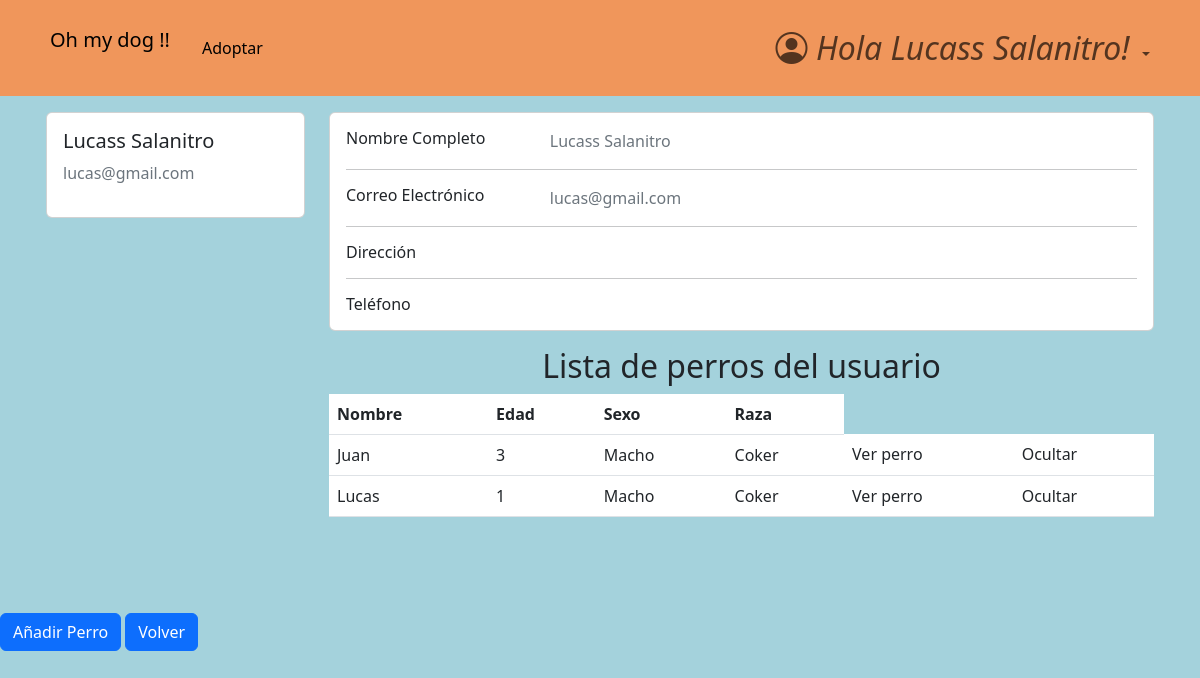
The app's page /accounts/profile/3 (signed in), older data.
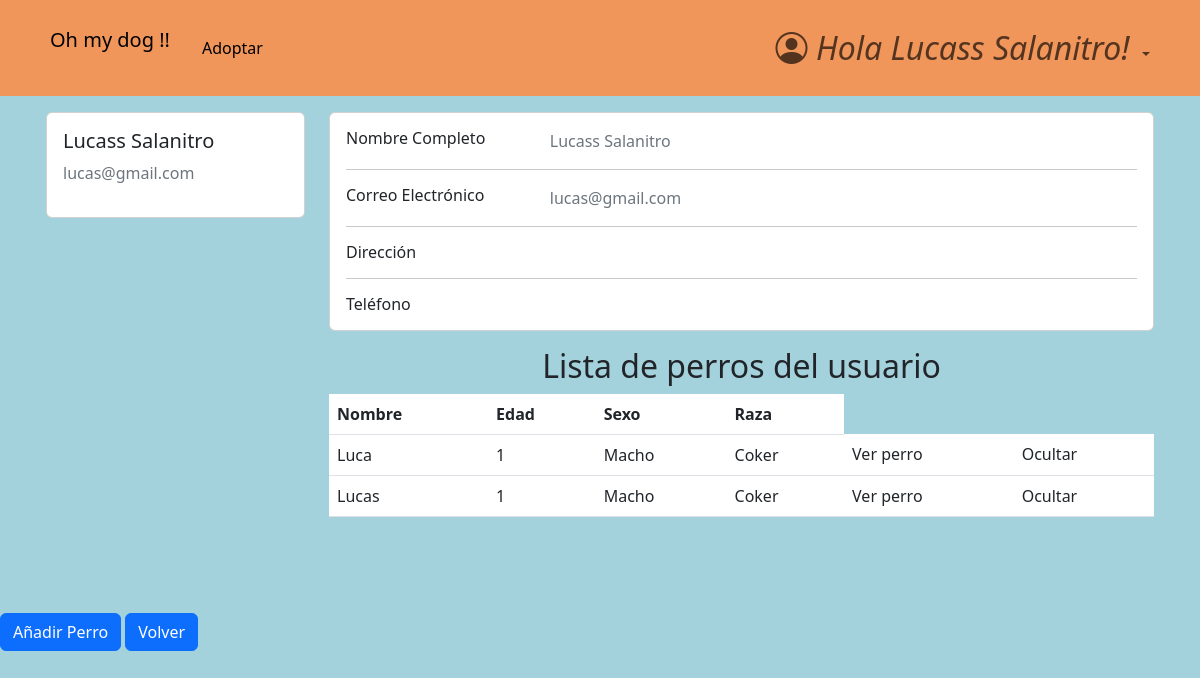
The same page, newer data.
### dogs/models.py (models this page shows, shortened)
class Dog(models.Model):
    class Sex(models.TextChoices):
        male = "Macho"
        female = "Hembra"
    class Breed(models.TextChoices):
        no_breed = "Sin raza"
        coker = "Coker"
        pastor_aleman = "Pastor aleman"
        bulldog = "Bulldog"
        labrador = "Labrador"
        golden = "Golder"
        caniche = "Caniche"
        chihuahua = "Chihuahua"
        bulldog_frances = "Bulldog Frances"
        beagle = "Beagle"
        boxer = "Boxer"
        galgo = "Galgo"
        dalmata = "Dalmata"
        sharpei = "Shar pei"
    class Color(models.TextChoices):
        white = "Blanco"
        black = "Negro"
        brown = "Marrón"
        black_and_white = "Blanco y negro"
        other = "Otro color"
    class Size(models.TextChoices):
        big = "Grande"
        medium = "Mediano"
        short = "pequeño"
    def default_value():
        return '-'
    name = models.CharField(
        max_length=15
    )
    age = models.PositiveIntegerField(
        null=True,
    )
    sex = models.CharField(
        max_length=10,
        choices=Sex.choices
    )
    breed = models.CharField(
        max_length=20,
        choices=Breed.choices
    )
    color = models.CharField(
        max_length=20,
        blank=True,
        choices=Color.choices,
        null=True,
    )
    size = models.CharField(
        max_length=10,
        null=True,
        blank=True,
    )
    description = models.TextField(
        max_length=100,
        blank=True,
        null=True,
    )
    hidden = models.BooleanField(default=False)
    owner = models.ForeignKey(
        CustomUser,
        blank=True,
        on_delete=models.CASCADE,
        null=True
    )

### accounts/views.py (the view)
# urls.py: path('profile/<pk>', views.profile_view, name= 'profile'),
def profile_view(request, pk):
    if not request.user.is_authenticated:
        return redirect('login')
    user_owner = CustomUser.objects.get(pk=pk)
    print(f'prof id {user_owner.id}')
    dogs = user_owner.dog_set.all()
    context = {
        'user': user_owner,
        'actual_user': request.user,
        'dogs': dogs
    }
    return render(request, 'profile.html', context)

### accounts/models.py (called while the page is built)
    def __str__(self):
        return self.name + ' ' + str(self.surname or '')

### accounts/templates/profile.html (shortened to what this page needs)
{% extends 'home.html' %}
{% block content %}
<main>
<div class="container card-izq " >
  <div class="row row-1">
    <div class="col-md-3">
      <div class="card">
        <div class="card-body">
          <h5>{{ user.name }} {{ user.surname }}</h5>
          <p class="text-secondary">{{ user.email }}</p>
        </div>
      </div>
    </div>
    <div class="col-md-9">
      <div class="card mb-3">
        <div class="card-body">
          <div class="row">
            <div class="col-sm-3">
              <h6 class="mb-0">Nombre Completo</h6>
            </div>
            <div class="col-sm-9 text-secondary">
              {{ user.name }} {{ user.surname }}
            </div>
          </div>
          <hr>
          <div class="row">
            <div class="col-sm-3">
              <h6 class="mb-0">Correo Electrónico</h6>
            </div>
            <div class="col-sm-9 text-secondary">
              {{ user.email }}
            </div>
          </div>
          <hr>
          <div class="row">
            <div class="col-sm-3">
              <h6 class="mb-0">Dirección</h6>
            </div>
            <div class="col-sm-9 text-secondary">
            </div>
          </div>
          <hr>
          <div class="row">
            <div class="col-sm-3">
              <h6 class="mb-0">Teléfono</h6>
            </div>
            <div class="col-sm-9 text-secondary">
            </div>
          </div>
        </div>
      </div>
      {% if dogs.count > 0 %}
        <h2 class="text-center">Lista de perros del usuario</h2>
                  <table class="table table-hover">
                      <thead>
                          <tr>
                              <th>Nombre</th>
                              <th>Edad</th>
                              <th>Sexo</th>
                              <th>Raza</th>
                          </tr>
                      </thead>
                      <tbody>
                          {% for dog in dogs %}
                            {% if not dog.hidden %}
                                <tr>
                                    <td>{{ dog.name }}</td>
                                    <td>{{ dog.age }}</td>
                                    <td>{{ dog.sex }}</td>
                                    <td>{{ dog.breed }}</td>
                                    <td>
                                      <a class="dropdown-item" href="{% url 'dog_profile' user_owner_id=user.id dog_id=dog.id %}">Ver perro</a>
                                    </td>
                                    <td>
                                      <a class="dropdown-item" href="{% url 'profile' user.id %}">Ocultar</a>
                                    </td>
                                </tr>
                            {% endif %}
                          {% endfor %}
                      </tbody>
                  </table>
      {% endif %}
      </div>
    </div>
  </div>
  {% if actual_user.is_veterinario %}
    <a href="{% url 'dog_registration' user.id %}" class="btn btn-primary">Añadir Perro</a>
  {% endif %}
  <a href="{% url 'home' %}" class="btn btn-primary">Volver</a>
</main>
{% endblock  %}

Row changes from the older to the newer data that the page shows:
changed Dog: name "Juan" → "Luca"; age "3" → "1"
